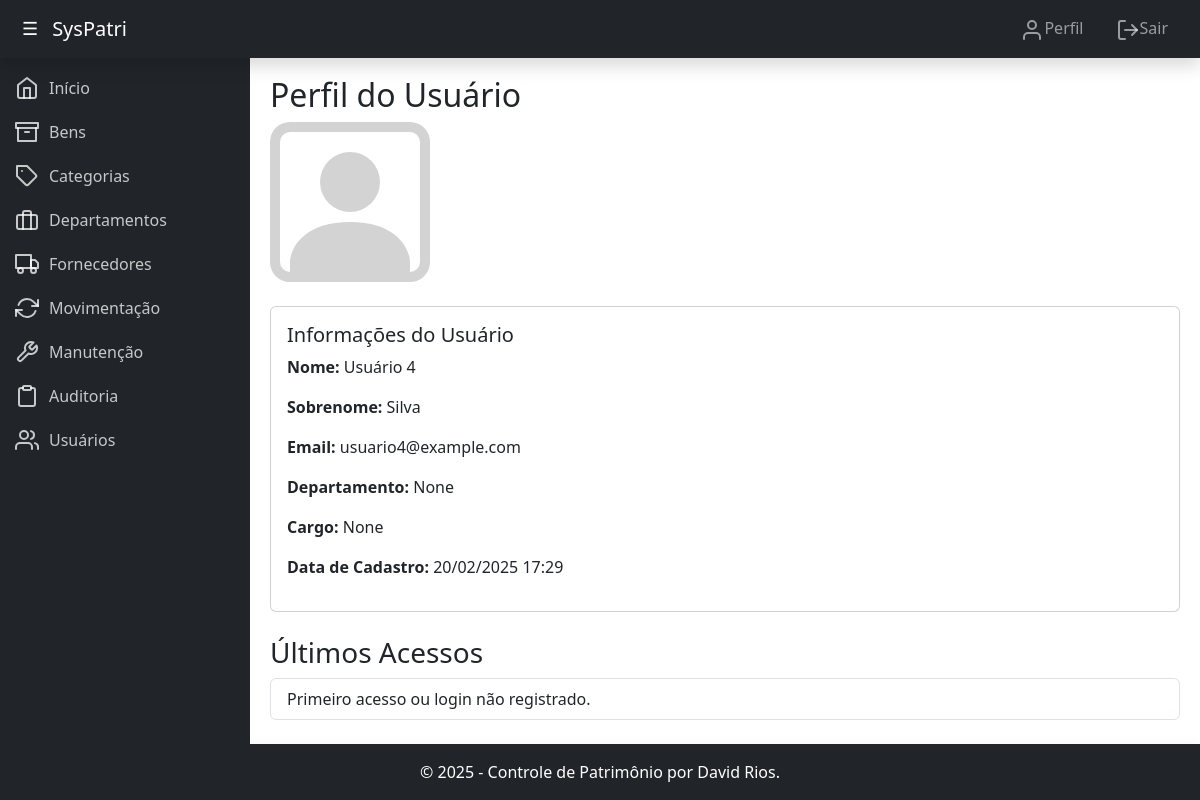
Screenshot of /perfil/ (signed in) with the database file from the repository.
### core/models.py (models this page shows, shortened)
class Usuario(AbstractUser):
    departamento = models.ForeignKey(Departamento, on_delete=models.SET_NULL, null=True, blank=True, verbose_name="Departamento")
    cargo = models.CharField(max_length=100, blank=True, null=True, verbose_name="Cargo")
    gerente = models.BooleanField(default=False, verbose_name="Gerente")
    groups = models.ManyToManyField(
        'auth.Group',
        verbose_name='groups',
        blank=True,
        help_text='The groups this user belongs to. A user will get all permissions granted to each of their groups.',
        related_name="usuario_groups",  # Nome único para o related_name
        related_query_name="usuario",
    )
    user_permissions = models.ManyToManyField(
        'auth.Permission',
        verbose_name='user permissions',
        blank=True,
        help_text='Specific permissions for this user.',
        related_name="usuario_permissions",  # Nome único para o related_name
        related_query_name="usuario",
    )

### core/views.py (the view)
# urls.py: path('perfil/', views.perfil_usuario, name='perfil_usuario'),
@login_required
def perfil_usuario(request):
    usuario = request.user
    if request.method == 'POST':
        form = UsuarioChangeForm(request.POST, instance=usuario)
        if form.is_valid():
            form.save()
            messages.success(request, 'Perfil atualizado com sucesso!')
            return redirect('perfil_usuario')
    else:
        form = UsuarioChangeForm(instance=usuario)
    return render(request, 'perfil.html', {'form': form})

### core/templates/perfil.html (shortened to what this page needs)
{% extends 'base.html' %}
{% block content %}
    <h2>Perfil do Usuário</h2>
    <div>
    </div>
    <div class="card mt-4">
        <div class="card-body">
            <h5 class="card-title">Informações do Usuário</h5>
            <p><strong>Nome:</strong> {{ user.first_name }}</p>
            <p><strong>Sobrenome:</strong> {{ user.last_name }}</p>
            <p><strong>Email:</strong> {{ user.email }}</p>
            <p><strong>Departamento:</strong> {{ user.departamento }}</p>
            <p><strong>Cargo:</strong> {{ user.cargo }}</p>
            <p><strong>Data de Cadastro:</strong> {{ user.date_joined|date:"d/m/Y H:i" }}</p>
        </div>
    </div>
    <h3 class="mt-4">Últimos Acessos</h3>
    <ul class="list-group">
        {% if user.last_login %}
            <li class="list-group-item">Último login: {{ user.last_login|date:"d/m/Y H:i" }}</li>
        {% else %}
            <li class="list-group-item">Primeiro acesso ou login não registrado.</li>
        {% endif %}
    </ul>
{% endblock %}

### rows the page displays
Usuario: first_name "Usuário 4", last_name "Silva", email "usuario4@example.com", departamento "None", cargo "None", date_joined "20/02/2025 17:29"
